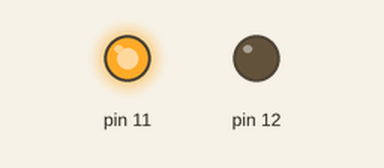
Recording of a sketch running on a simulated Arduino Uno, built with avr-gcc and run on an emulated ATmega328P. On the bench: output pins drawn as LEDs (lit = HIGH).

Above: at 0.5 s.
At 2.5 s:
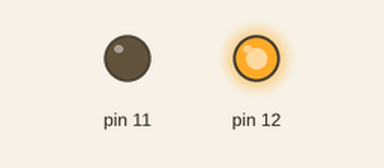
At 3.5 s:
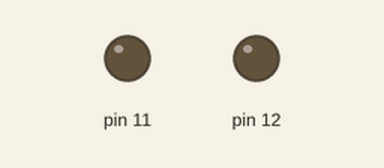
Timing chart, 0 to 5.2 s (numbered marks = the images above):
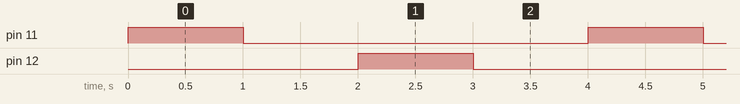

Measured:
- by itself, pin 11, pin 12: alternates HIGH for 1.0 s and LOW for 3.0 s
- by itself, everything shown: repeats every 4.0 s, in 4 steps

The sketch:

Q1.ino
```cpp
void setup()
{
int i = 11;
pinMode(i, OUTPUT);
pinMode(i+1, OUTPUT);

}
void loop()
{
for(int i=11; i<=12; i++)
{
digitalWrite(i, HIGH);
delay(1000);
digitalWrite(i, LOW);
delay(1000); }
}
```
